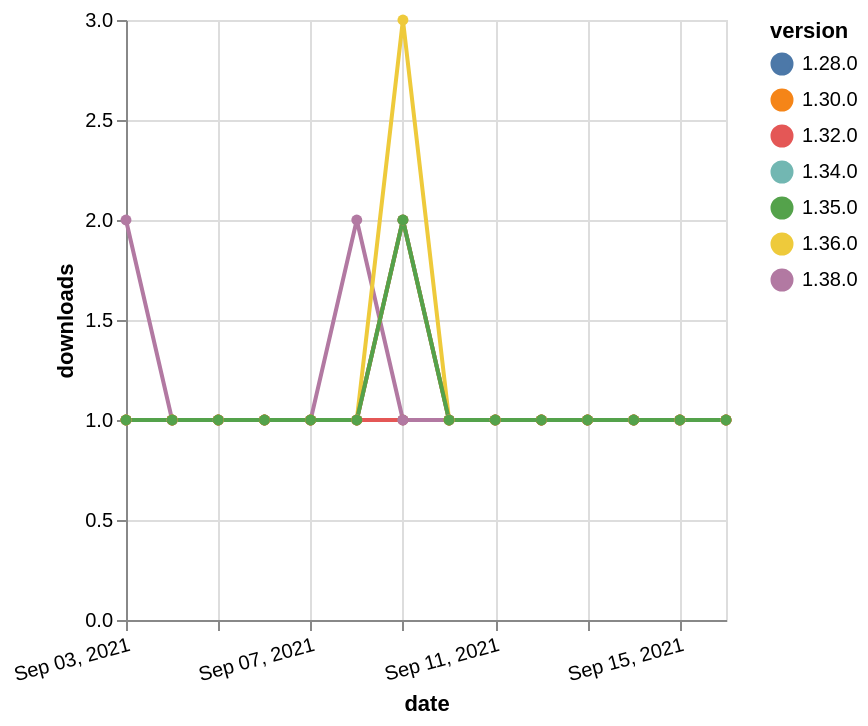

Write the Vega-Lite specification saved for this chart.
### Vega-Lite specification from a JSON file in a GitHub repository (floating-point values rounded to 4 significant figures)
{"$schema": "https://vega.github.io/schema/vega-lite/v5.json", "description": "A simple bar chart with embedded data.", "data": {"values": [{"date": "2021-09-03", "total": 136, "delta": 1, "version": "1.34.0"}, {"date": "2021-09-04", "total": 137, "delta": 1, "version": "1.34.0"}, {"date": "2021-09-05", "total": 138, "delta": 1, "version": "1.34.0"}, {"date": "2021-09-06", "total": 139, "delta": 1, "version": "1.34.0"}, {"date": "2021-09-07", "total": 140, "delta": 1, "version": "1.34.0"}, {"date": "2021-09-08", "total": 141, "delta": 1, "version": "1.34.0"}, {"date": "2021-09-09", "total": 142, "delta": 1, "version": "1.34.0"}, {"date": "2021-09-10", "total": 143, "delta": 1, "version": "1.34.0"}, {"date": "2021-09-11", "total": 144, "delta": 1, "version": "1.34.0"}, {"date": "2021-09-12", "total": 145, "delta": 1, "version": "1.34.0"}, {"date": "2021-09-13", "total": 146, "delta": 1, "version": "1.34.0"}, {"date": "2021-09-14", "total": 147, "delta": 1, "version": "1.34.0"}, {"date": "2021-09-15", "total": 148, "delta": 1, "version": "1.34.0"}, {"date": "2021-09-16", "total": 149, "delta": 1, "version": "1.34.0"}, {"date": "2021-09-03", "total": 166, "delta": 1, "version": "1.32.0"}, {"date": "2021-09-04", "total": 167, "delta": 1, "version": "1.32.0"}, {"date": "2021-09-05", "total": 168, "delta": 1, "version": "1.32.0"}, {"date": "2021-09-06", "total": 169, "delta": 1, "version": "1.32.0"}, {"date": "2021-09-07", "total": 170, "delta": 1, "version": "1.32.0"}, {"date": "2021-09-08", "total": 171, "delta": 1, "version": "1.32.0"}, {"date": "2021-09-09", "total": 172, "delta": 1, "version": "1.32.0"}, {"date": "2021-09-10", "total": 173, "delta": 1, "version": "1.32.0"}, {"date": "2021-09-11", "total": 174, "delta": 1, "version": "1.32.0"}, {"date": "2021-09-12", "total": 175, "delta": 1, "version": "1.32.0"}, {"date": "2021-09-13", "total": 176, "delta": 1, "version": "1.32.0"}, {"date": "2021-09-14", "total": 177, "delta": 1, "version": "1.32.0"}, {"date": "2021-09-15", "total": 178, "delta": 1, "version": "1.32.0"}, {"date": "2021-09-16", "total": 179, "delta": 1, "version": "1.32.0"}, {"date": "2021-09-03", "total": 214, "delta": 1, "version": "1.28.0"}, {"date": "2021-09-04", "total": 215, "delta": 1, "version": "1.28.0"}, {"date": "2021-09-05", "total": 216, "delta": 1, "version": "1.28.0"}, {"date": "2021-09-06", "total": 217, "delta": 1, "version": "1.28.0"}, {"date": "2021-09-07", "total": 218, "delta": 1, "version": "1.28.0"}, {"date": "2021-09-08", "total": 219, "delta": 1, "version": "1.28.0"}, {"date": "2021-09-09", "total": 221, "delta": 2, "version": "1.28.0"}, {"date": "2021-09-10", "total": 222, "delta": 1, "version": "1.28.0"}, {"date": "2021-09-11", "total": 223, "delta": 1, "version": "1.28.0"}, {"date": "2021-09-12", "total": 224, "delta": 1, "version": "1.28.0"}, {"date": "2021-09-13", "total": 225, "delta": 1, "version": "1.28.0"}, {"date": "2021-09-14", "total": 226, "delta": 1, "version": "1.28.0"}, {"date": "2021-09-15", "total": 227, "delta": 1, "version": "1.28.0"}, {"date": "2021-09-16", "total": 228, "delta": 1, "version": "1.28.0"}, {"date": "2021-09-03", "total": 112, "delta": 2, "version": "1.38.0"}, {"date": "2021-09-04", "total": 113, "delta": 1, "version": "1.38.0"}, {"date": "2021-09-05", "total": 114, "delta": 1, "version": "1.38.0"}, {"date": "2021-09-06", "total": 115, "delta": 1, "version": "1.38.0"}, {"date": "2021-09-07", "total": 116, "delta": 1, "version": "1.38.0"}, {"date": "2021-09-08", "total": 118, "delta": 2, "version": "1.38.0"}, {"date": "2021-09-09", "total": 119, "delta": 1, "version": "1.38.0"}, {"date": "2021-09-10", "total": 120, "delta": 1, "version": "1.38.0"}, {"date": "2021-09-11", "total": 121, "delta": 1, "version": "1.38.0"}, {"date": "2021-09-12", "total": 122, "delta": 1, "version": "1.38.0"}, {"date": "2021-09-13", "total": 123, "delta": 1, "version": "1.38.0"}, {"date": "2021-09-14", "total": 124, "delta": 1, "version": "1.38.0"}, {"date": "2021-09-15", "total": 125, "delta": 1, "version": "1.38.0"}, {"date": "2021-09-16", "total": 126, "delta": 1, "version": "1.38.0"}, {"date": "2021-09-03", "total": 155, "delta": 1, "version": "1.36.0"}, {"date": "2021-09-04", "total": 156, "delta": 1, "version": "1.36.0"}, {"date": "2021-09-05", "total": 157, "delta": 1, "version": "1.36.0"}, {"date": "2021-09-06", "total": 158, "delta": 1, "version": "1.36.0"}, {"date": "2021-09-07", "total": 159, "delta": 1, "version": "1.36.0"}, {"date": "2021-09-08", "total": 160, "delta": 1, "version": "1.36.0"}, {"date": "2021-09-09", "total": 163, "delta": 3, "version": "1.36.0"}, {"date": "2021-09-10", "total": 164, "delta": 1, "version": "1.36.0"}, {"date": "2021-09-11", "total": 165, "delta": 1, "version": "1.36.0"}, {"date": "2021-09-12", "total": 166, "delta": 1, "version": "1.36.0"}, {"date": "2021-09-13", "total": 167, "delta": 1, "version": "1.36.0"}, {"date": "2021-09-14", "total": 168, "delta": 1, "version": "1.36.0"}, {"date": "2021-09-15", "total": 169, "delta": 1, "version": "1.36.0"}, {"date": "2021-09-16", "total": 170, "delta": 1, "version": "1.36.0"}, {"date": "2021-09-03", "total": 281, "delta": 1, "version": "1.30.0"}, {"date": "2021-09-04", "total": 282, "delta": 1, "version": "1.30.0"}, {"date": "2021-09-05", "total": 283, "delta": 1, "version": "1.30.0"}, {"date": "2021-09-06", "total": 284, "delta": 1, "version": "1.30.0"}, {"date": "2021-09-07", "total": 285, "delta": 1, "version": "1.30.0"}, {"date": "2021-09-08", "total": 286, "delta": 1, "version": "1.30.0"}, {"date": "2021-09-09", "total": 288, "delta": 2, "version": "1.30.0"}, {"date": "2021-09-10", "total": 289, "delta": 1, "version": "1.30.0"}, {"date": "2021-09-11", "total": 290, "delta": 1, "version": "1.30.0"}, {"date": "2021-09-12", "total": 291, "delta": 1, "version": "1.30.0"}, {"date": "2021-09-13", "total": 292, "delta": 1, "version": "1.30.0"}, {"date": "2021-09-14", "total": 293, "delta": 1, "version": "1.30.0"}, {"date": "2021-09-15", "total": 294, "delta": 1, "version": "1.30.0"}, {"date": "2021-09-16", "total": 295, "delta": 1, "version": "1.30.0"}, {"date": "2021-09-03", "total": 129, "delta": 1, "version": "1.35.0"}, {"date": "2021-09-04", "total": 130, "delta": 1, "version": "1.35.0"}, {"date": "2021-09-05", "total": 131, "delta": 1, "version": "1.35.0"}, {"date": "2021-09-06", "total": 132, "delta": 1, "version": "1.35.0"}, {"date": "2021-09-07", "total": 133, "delta": 1, "version": "1.35.0"}, {"date": "2021-09-08", "total": 134, "delta": 1, "version": "1.35.0"}, {"date": "2021-09-09", "total": 136, "delta": 2, "version": "1.35.0"}, {"date": "2021-09-10", "total": 137, "delta": 1, "version": "1.35.0"}, {"date": "2021-09-11", "total": 138, "delta": 1, "version": "1.35.0"}, {"date": "2021-09-12", "total": 139, "delta": 1, "version": "1.35.0"}, {"date": "2021-09-13", "total": 140, "delta": 1, "version": "1.35.0"}, {"date": "2021-09-14", "total": 141, "delta": 1, "version": "1.35.0"}, {"date": "2021-09-15", "total": 142, "delta": 1, "version": "1.35.0"}, {"date": "2021-09-16", "total": 143, "delta": 1, "version": "1.35.0"}]}, "width": "container", "mark": {"type": "line", "point": {"filled": true}}, "encoding": {"x": {"field": "date", "type": "temporal", "timeUnit": "yearmonthdate", "title": "date", "axis": {"labelAngle": -15}}, "y": {"field": "delta", "type": "quantitative", "title": "downloads"}, "color": {"field": "version", "type": "nominal"}, "tooltip": {"field": "delta"}}}
